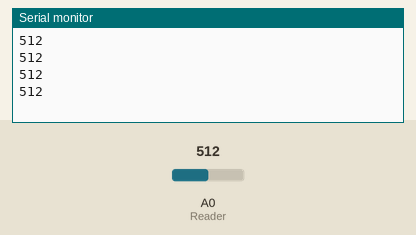
A sketch run on a simulated Arduino Uno, built with avr-gcc and run on an emulated ATmega328P. Shown: the last lines printed to the serial monitor. The test bench sets the inputs (shaded band); at power-on: A0 (Reader) = 512.

Above: at 1.2 s.
1.3 s: A0 (Reader) set to 716
At 1.71 s:
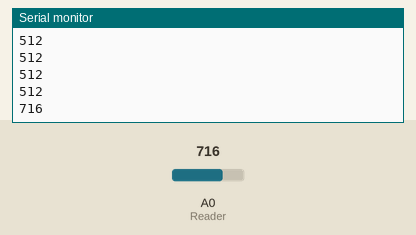
2.8 s: A0 (Reader) set to 900
At 2.91 s:
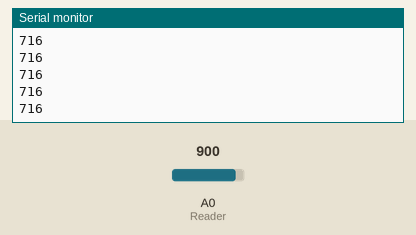
Timing chart, 0 to 5.8 s (numbered marks = the images above; inputs shaded):
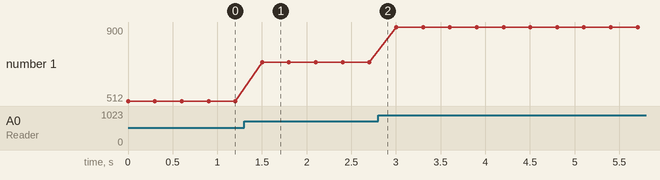

The sketch:

Voltage_Divider.ino
```cpp
int Reader = A0;
int Read;
void setup() {
  // put your setup code here, to run once:
  Serial.begin(9600);
  pinMode(Reader, INPUT);
}

void loop() {
  // put your main code here, to run repeatedly:

 Read = analogRead(Reader);
// int Vt = (Read / 10)
 Serial.println(Read);
 delay(300);
}
```

Measured:
- after the input at 1.3 s, the serial monitor: prints a new line after 0.20 s (image 1)
- plotted number 1: 512 → 716 after the input at 1.3 s, 716 → 900 after the input at 2.8 s
